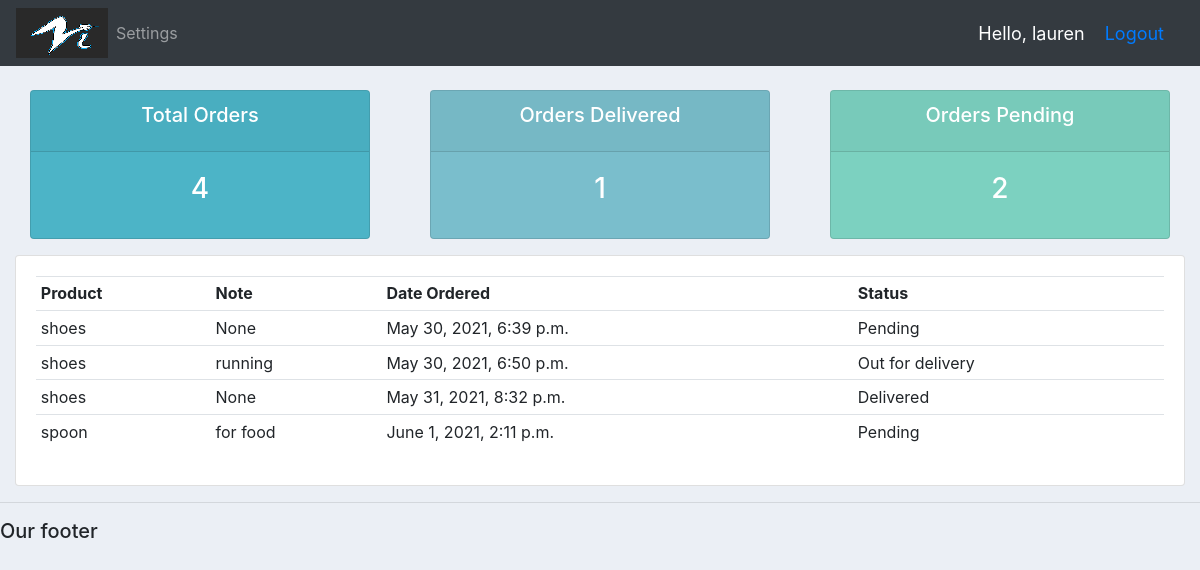
The page /user/ (signed in) on the database its author committed.
### accounts/models.py (models this page shows, shortened)
class Order(models.Model):
    STATUS = (
        ('Pending', 'Pending'),
        ('Out for delivery', 'Out for delivery'),
        ('Delivered','Delivered')
    )
    customer=models.ForeignKey(Customer,null=True,on_delete=models.SET_NULL)
    product = models.ForeignKey(Product,null=True,on_delete=models.SET_NULL)
    status = models.CharField(max_length=200, null=True,choices=STATUS)
    date_created = models.DateTimeField(auto_now_add=True, null=True)
    note= models.CharField(max_length=2000, null=True)

class Product(models.Model):
    CATEGORY=(
        ('Indoor','Indoor'),
        ('Outdoor','Outdoor'),
    )
    name=models.CharField(max_length=200,null=True)
    price = models.FloatField(null=True)
    category = models.CharField(max_length=20,null=True,choices=CATEGORY)
    description = models.CharField(max_length=200, null=True)
    date_created = models.DateTimeField(auto_now_add=True, null=True)
    tags = models.ManyToManyField(Tag)
    def __str__(self):
        return self.name

### accounts/decorators.py (the view)
        def wrapper_func(request,*args,**kwargs):
            group=None
            if request.user.groups.exists():
                group=request.user.groups.all()[0].name
            if group in allowed_roles:
                return view_func(request,*args,**kwargs)
            else:
                return HttpResponse('You are not authorised to access this page')

### accounts/views.py (called while the page is built)
@login_required(login_url='login')
@allowed_user(allowed_roles=['customer'])
def userPage(request):
	orders=request.user.customer.order_set.all()
	total_order = orders.count()
	delivered=orders.filter(status='Delivered').count()
	pending = orders.filter(status='Pending').count()
	context={'orders':orders,'number_order':total_order,'delivered':delivered,'pending':pending}
	return render(request,'accounts/user.html',context)

### accounts/templates/accounts/user.html
{%  extends 'accounts/main.html' %}
{% block content %}
{%  include 'accounts/status.html' %}
<div class="row">
	<div class="col-md">
		<div class="card card-body">
			<table class="table table-sm">
				<tr>
					<th>Product</th>
					<th>Note</th>
					<th>Date Ordered</th>
					<th>Status</th>
				</tr>
				{% for order in orders %}
				<tr>
					<td>{{order.product}}</td>
					<td>{{order.note}}</td>
					<td>{{order.date_created}}</td>
					<td>{{order.status}}</td>
				</tr>
				{% endfor %}
			</table>
		</div>
	</div>
</div>
{% endblock content %}

### accounts/templates/accounts/navbar.html (shortened to what this page needs)
{% load static %}
<nav class="navbar navbar-expand-lg navbar-dark bg-dark">
  <img src="{% static 'images/logo.png' %}">
  <div class="collapse navbar-collapse" id="navbarNav">
    <ul class="navbar-nav">
      {% if request.user.is_staff %}
      <li class="nav-item active">
        <a class="nav-link" href="{% url 'home' %}">Dashboard</a>
      </li>
      <li class="nav-item">
        <a class="nav-link" href="{% url 'products' %}">Products</a>
      </li>
      {% else %}
      <li class="nav-item">
        <a class="nav-link" href="{% url 'account' %}">Settings</a>
      </li>
      {% endif %}
    </ul>
  </div>
  <span class="hello-msg">Hello, {{request.user}}</span>
  <span class="hello-msg"><a href="{% url 'logout' %}">Logout</a></span>
</nav>

### static/css/main.css (style rules this page uses)
body { background-color: #ebeff5; }

### accounts/templates/accounts/navbar.html (style rules this page uses)
.hello-msg { font-size:18px; color:#fff; margin-right:20px; }

### rows shown on the page
Order: product "shoes", note "None", date_created "May 30, 2021, 6:39 p.m.", status "Pending"
Order: product "shoes", note "running", date_created "May 30, 2021, 6:50 p.m.", status "Out for delivery"
Order: product "shoes", note "None", date_created "May 31, 2021, 8:32 p.m.", status "Delivered"
Order: product "spoon", note "for food", date_created "June 1, 2021, 2:11 p.m.", status "Pending"

### other values the page prints
{{ request.user }} "lauren"
{{ number_order }} "4"
{{ delivered }} "1"
{{ pending }} "2"
